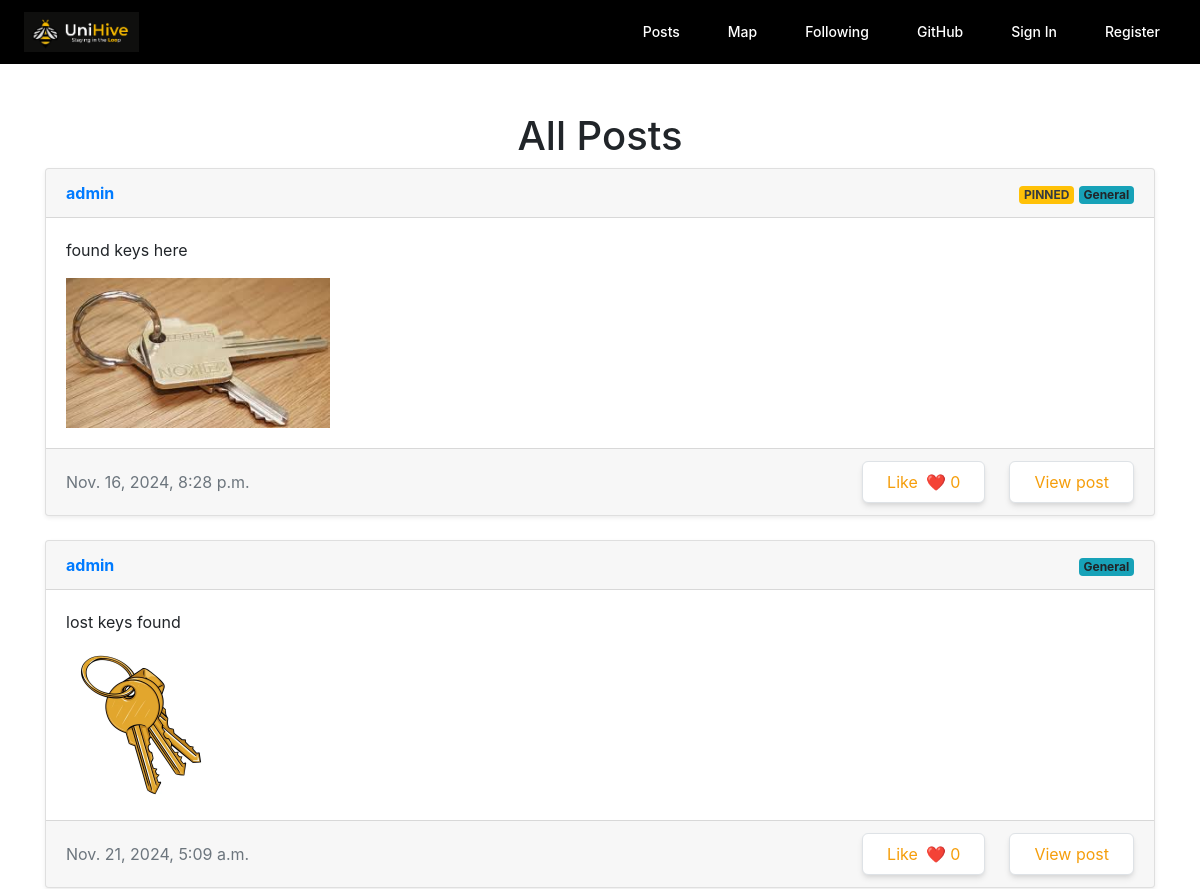
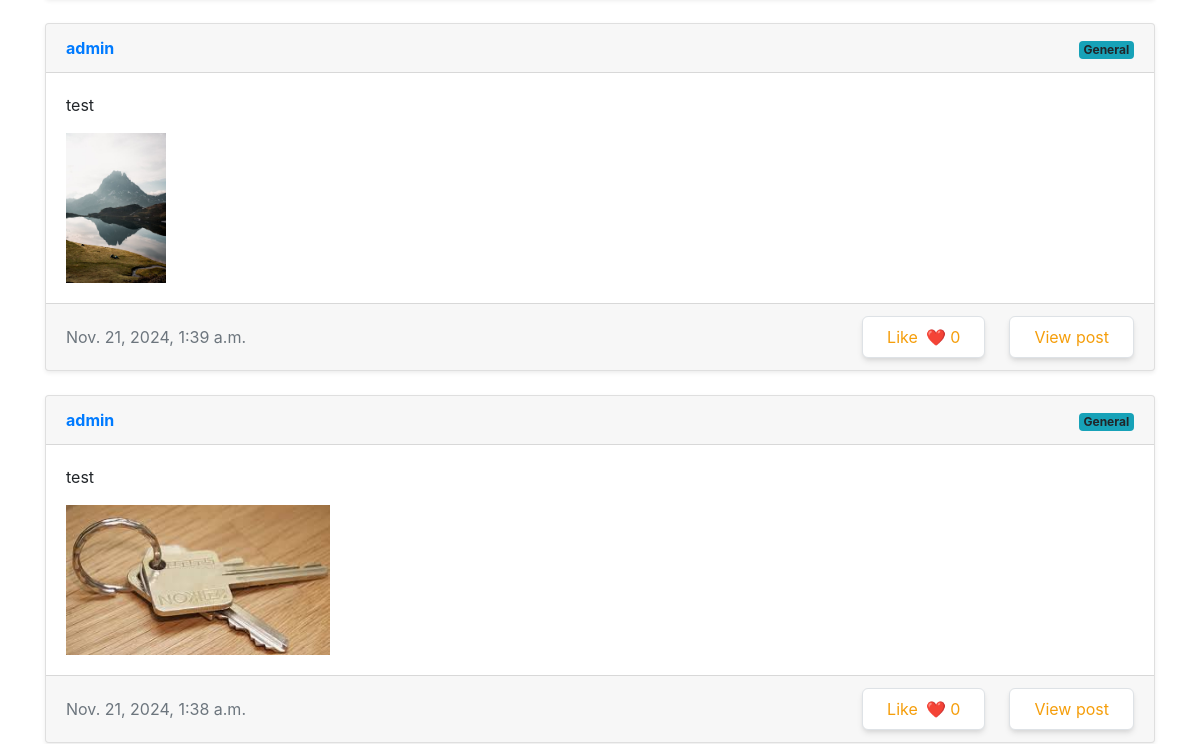
Before: /posts (upper part) with the older database file (2 pictures, top to bottom).
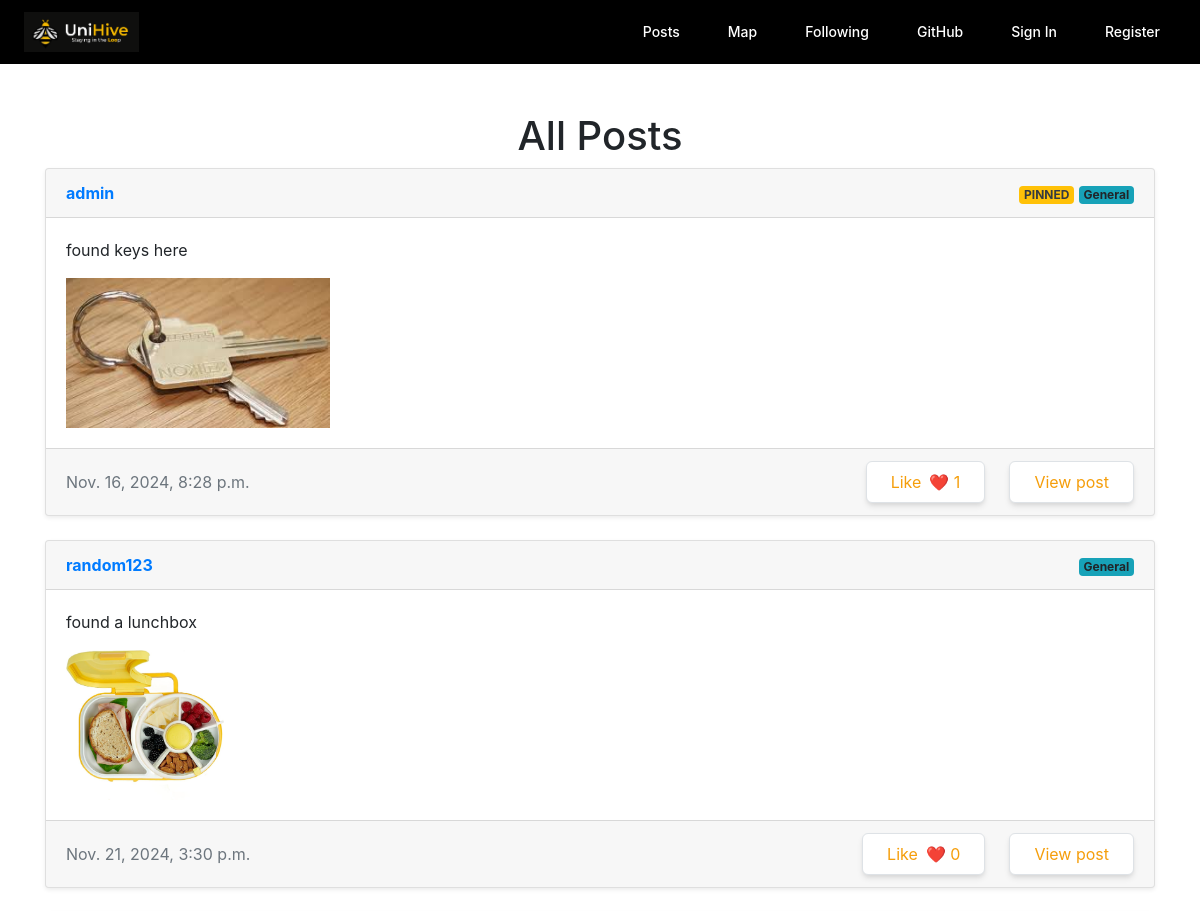
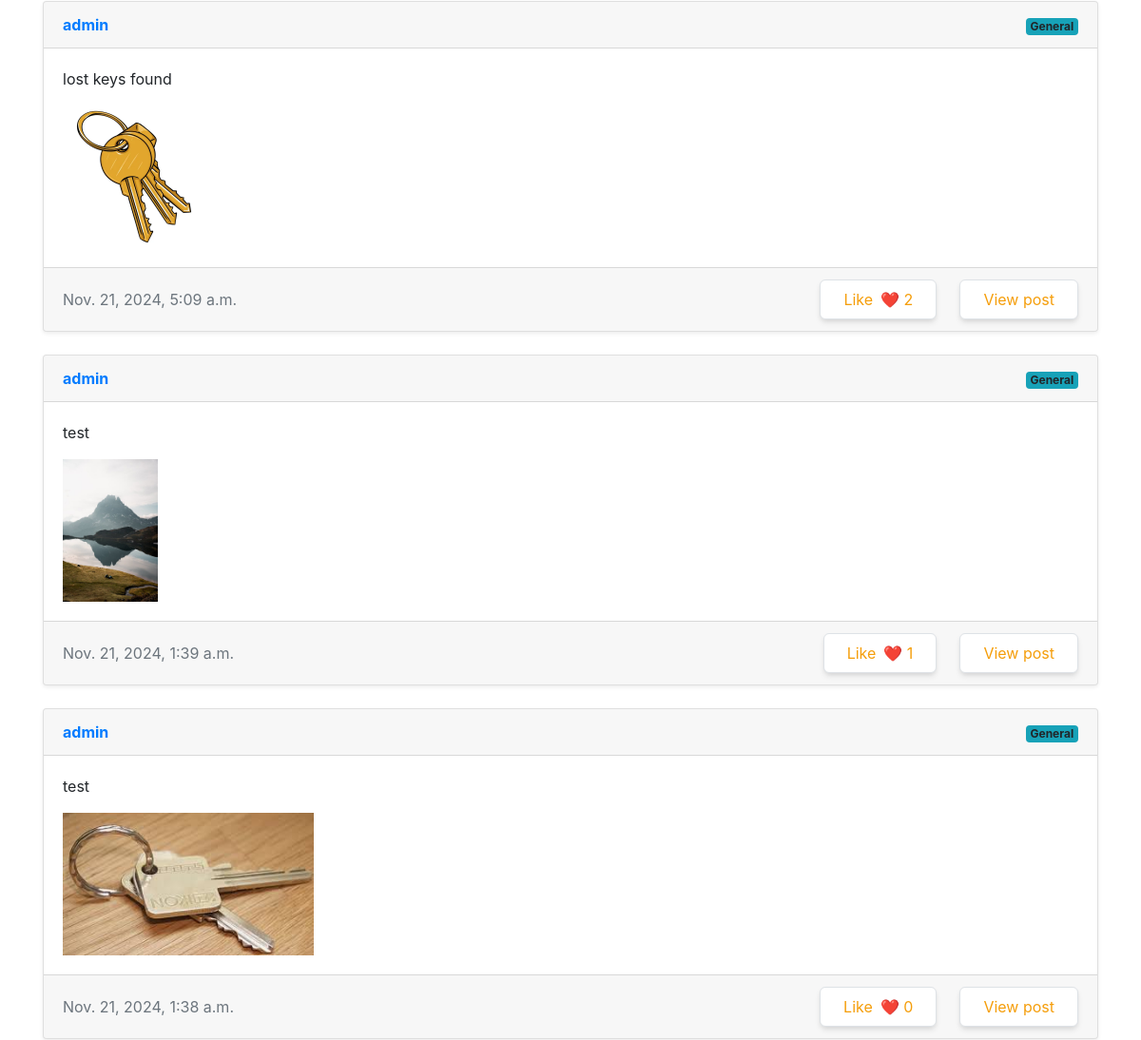
After: the same page with the newer database file (2 pictures, top to bottom).
### network/models.py (models this page shows)
class Post(models.Model):
    poster = models.ForeignKey(User, on_delete=models.CASCADE)
    content = models.TextField()
    time = models.DateTimeField(auto_now_add=True)
    likes = models.ManyToManyField(User, blank=True, related_name="liked")
    found = models.BooleanField(default=False)
    picture = models.ImageField(upload_to=post_picture_path, blank=True, null=True)
    latitude = models.FloatField(default=43.4722893)
    longitude = models.FloatField(default=-80.5474325)
    pinned = models.BooleanField(default=False)

class User(AbstractUser):
    pass

### network/views.py (the view)
# urls.py: path('posts',views.posts, name='posts')
def posts(request):
    post_list = Post.objects.all().order_by('-pinned', '-time')
    new_type = []
    for post in post_list:
        is_liked = post.likes.filter(id=request.user.id).exists()
        new_type.append({"post": post, "is_liked": is_liked})
    return render(request, 'network/posts.html', {'page_obj': new_type})

### network/templates/network/posts.html (shortened to what this page needs)
{% extends "network/layout.html" %}
{% load static %}
{% block body %}
<div class="container mt-5">
    <h1 class="text-center">All Posts</h1>
    {% for type in page_obj %}
    <div class="card mb-4 shadow-sm">
        <div class="card-header d-flex justify-content-between align-items-center">
            <div>
                <a href="{% url 'view_profile' type.post.poster.username %}">
                    <b>{{ type.post.poster.username }}</b>
                </a>
            </div>
            <div>
                {% if type.post.pinned %}
                    <span class="badge bg-warning text-dark">PINNED</span>
                {% endif %}
                <span class="badge bg-info">{{ type.post.category|default:"General" }}</span>
            </div>
        </div>
        <div class="card-body">
            <p class="card-text">{{ type.post.content }}</p>
            <div class="container" style="height: 150px; overflow: hidden; padding: 0;">
                {% if type.post.picture %}
                    <img src="{{ type.post.picture.url }}" alt="Post Image" style="max-width: 100%; max-height: 100%;">
                {% endif %}
            </div>
        </div>
        <div class="card-footer d-flex justify-content-between align-items-center">
            <div>
                <span class="text-muted">{{ type.post.time }}</span>
            </div>
                <div class="flex items-center space-x-6">
                    {% if type.is_liked %}
                        <div class="flex items-center space-x-4">
                            <a href="#"
                            class="unlike-button bg-yellow-500 text-white px-6 py-2 rounded-md shadow-md hover:bg-yellow-600 transition duration-200 flex items-center"
                            data-id="{{ type.post.id }}">
                                Unlike
                                <span class="ml-2 likes-count" data-id="{{ type.post.id }}">❤️ {{ type.post.likes.count }}</span>
                            </a>
                            <a href="#"
                            class="like-button bg-white text-yellow-500 border border-yellow-500 px-6 py-2 rounded-md shadow-md hover:bg-gray-100 transition duration-200 hidden flex items-center"
                            data-id="{{ type.post.id }}">
                                Like
                                <span class="ml-2 likes-count" data-id="{{ type.post.id }}">❤️ {{ type.post.likes.count }}</span>
                            </a>
                        </div>
                    {% else %}
                        <div class="flex items-center space-x-4">
                            <a href="#"
                            class="like-button bg-white text-yellow-500 border border-yellow-500 px-6 py-2 rounded-md shadow-md hover:bg-gray-100 transition duration-200 flex items-center"
                            data-id="{{ type.post.id }}">
                                Like
                                <span class="ml-2 likes-count" data-id="{{ type.post.id }}">❤️ {{ type.post.likes.count }}</span>
                            </a>
                        </div>
                    {% endif %}
                    <a href="{% url 'postpage' type.post.id %}" class="bg-white text-yellow-500 border border-yellow-500 px-6 py-2 rounded-md shadow-md hover:bg-gray-100 transition duration-200 flex items-center">View post</a>
                </div>
        </div>
    </div>
    {% empty %}
    <p class="text-center">No posts available.</p>
    {% endfor %}
</div>
{% endblock %}

### network/templates/network/layout.html (shortened to what this page needs)
{% load static %}
<!DOCTYPE html>
<html lang="en">
    <head>
        <link href="https://cdn.jsdelivr.net/npm/tailwindcss@2.2.19/dist/tailwind.min.css" rel="stylesheet">
        <link rel="stylesheet" href="https://stackpath.bootstrapcdn.com/bootstrap/4.4.1/css/bootstrap.min.css">
        <link href="{% static 'network/styles.css' %}" rel="stylesheet">
    </head>
    <body>
        <nav class="bg-black text-white">
            <div class="max-w-7xl mx-auto px-4 sm:px-6 lg:px-8">
                <div class="flex items-center justify-between h-16">
                    <div class="flex-shrink-0">
                        <a href="#">
                            <img src="{% static 'pictures/Logo.png' %}" alt="UniHive Logo" class="h-10">
                        </a>
                    </div>
                    <div class="hidden lg:flex lg:items-center lg:space-x-4">
                        <a href="{% url 'posts' %}" class="px-3 py-2 rounded-md text-sm font-medium hover:text-yellow-500 text-white">Posts</a>
                        <a href="{% url 'maps' %}" class="px-3 py-2 rounded-md text-sm font-medium hover:text-yellow-500 text-white">Map</a>
                        <a href="{% url 'following' %}" class="px-3 py-2 rounded-md text-sm font-medium hover:text-yellow-500 text-white">Following</a>
                        <a href="https://github.com/chezeng/UniHive" target="_blank" rel="noopener noreferrer"
                            class="px-3 py-2 rounded-md text-sm font-medium hover:text-yellow-500 text-white">GitHub</a>
                        {% if user.is_authenticated %}
                            <a href="{% url 'logout' %}" class="px-3 py-2 rounded-md text-sm font-medium hover:text-yellow-500 text-white">Logout</a>
                        {% else %}
                            <a href="{% url 'login' %}" class="px-3 py-2 rounded-md text-sm font-medium hover:text-yellow-500 text-white">Sign In</a>
                            <a href="{% url 'register' %}" class="px-3 py-2 rounded-md text-sm font-medium hover:text-yellow-500 text-white">Register</a>
                        {% endif %}
                    </div>
                </div>
            </div>
        </nav>
        <div class="body">
            {% block body %}
            {% endblock %}
        </div>
    </body>
</html>

Changed rows visible on the page:
computed for Post "found keys here": post.likes.count "0" → "1"
added Post: post.poster.username "random123", post.category "General", post.content "found a lunchbox", post.picture (picture), post.time "Nov. 21, 2024, 3:30 p.m.", post.likes.count "0"
computed for Post "lost keys found": post.likes.count "0" → "2"
computed for Post "Nov. 21, 2024, 1:39 a.m.": post.likes.count "0" → "1"
